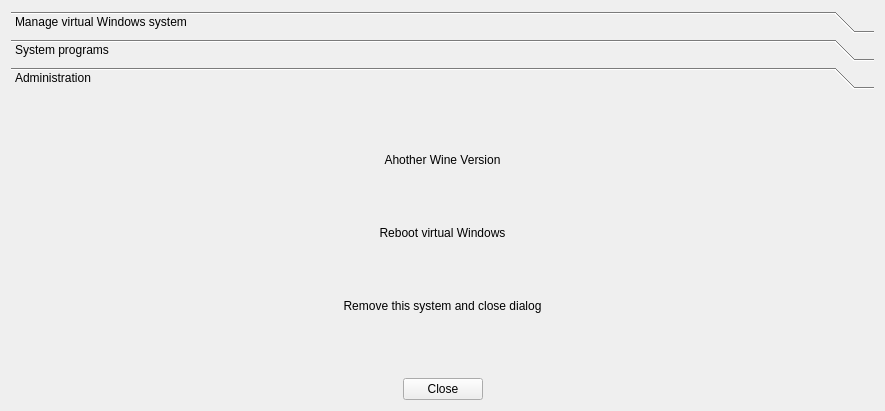
<?xml version="1.0" encoding="UTF-8"?>
<ui version="4.0">
 <class>PrefixDialog</class>
 <widget class="QDialog" name="PrefixDialog">
  <property name="geometry">
   <rect>
    <x>0</x>
    <y>0</y>
    <width>885</width>
    <height>411</height>
   </rect>
  </property>
  <property name="windowTitle">
   <string>Dialog</string>
  </property>
  <property name="windowIcon">
   <iconset>
    <normaloff>:/desktop/winegame.png</normaloff>:/desktop/winegame.png</iconset>
  </property>
  <layout class="QVBoxLayout" name="verticalLayout">
   <item>
    <widget class="QToolBox" name="toolBox">
     <property name="currentIndex">
      <number>2</number>
     </property>
     <widget class="QWidget" name="page">
      <property name="geometry">
       <rect>
        <x>0</x>
        <y>0</y>
        <width>867</width>
        <height>283</height>
       </rect>
      </property>
      <attribute name="label">
       <string>Manage virtual Windows system</string>
      </attribute>
      <layout class="QVBoxLayout" name="verticalLayout_2">
       <item>
        <layout class="QGridLayout" name="gridLayout_3">
         <item row="0" column="2" rowspan="4">
          <widget class="QLabel" name="label">
           <property name="text">
            <string>&lt;!DOCTYPE HTML PUBLIC &quot;-//W3C//DTD HTML 4.0//EN&quot; &quot;http://www.w3.org/TR/REC-html40/strict.dtd&quot;&gt;
&lt;html&gt;&lt;head&gt;&lt;meta name=&quot;qrichtext&quot; content=&quot;1&quot; /&gt;&lt;style type=&quot;text/css&quot;&gt;
p, li { white-space: pre-wrap; }
&lt;/style&gt;&lt;/head&gt;&lt;body style=&quot; font-family:'Droid Sans'; font-size:9pt; font-weight:400; font-style:normal;&quot;&gt;
&lt;p style=&quot; margin-top:0px; margin-bottom:0px; margin-left:0px; margin-right:0px; -qt-block-indent:0; text-indent:0px;&quot;&gt;This dialog helps you to manage your virtual Windows system (a place where you installed this app).&lt;/p&gt;
&lt;p style=&quot; margin-top:0px; margin-bottom:0px; margin-left:0px; margin-right:0px; -qt-block-indent:0; text-indent:0px;&quot;&gt;Click &amp;quot;&lt;span style=&quot; font-weight:600;&quot;&gt;System programs&lt;/span&gt;&amp;quot;, if you want to run:&lt;/p&gt;
&lt;p style=&quot; margin-top:0px; margin-bottom:0px; margin-left:0px; margin-right:0px; -qt-block-indent:0; text-indent:0px;&quot;&gt;* Control Panel&lt;/p&gt;
&lt;p style=&quot; margin-top:0px; margin-bottom:0px; margin-left:0px; margin-right:0px; -qt-block-indent:0; text-indent:0px;&quot;&gt;* Registry Editor&lt;/p&gt;
&lt;p style=&quot; margin-top:0px; margin-bottom:0px; margin-left:0px; margin-right:0px; -qt-block-indent:0; text-indent:0px;&quot;&gt;* Configurator (aka winecfg)&lt;/p&gt;
&lt;p style=&quot; margin-top:0px; margin-bottom:0px; margin-left:0px; margin-right:0px; -qt-block-indent:0; text-indent:0px;&quot;&gt;* Windows File Manager&lt;/p&gt;
&lt;p style=&quot; margin-top:0px; margin-bottom:0px; margin-left:0px; margin-right:0px; -qt-block-indent:0; text-indent:0px;&quot;&gt;Click &amp;quot;&lt;span style=&quot; font-weight:600;&quot;&gt;Administration&lt;/span&gt;&amp;quot;, if you want to delete this Windows with your app, or back up it.&lt;/p&gt;
&lt;p style=&quot; margin-top:0px; margin-bottom:0px; margin-left:0px; margin-right:0px; -qt-block-indent:0; text-indent:0px;&quot;&gt;Click &lt;span style=&quot; font-weight:600;&quot;&gt;buttons right&lt;/span&gt; to run your Linux file manager with drive C, or run EXE in this virtual&lt;/p&gt;
&lt;p style=&quot;-qt-paragraph-type:empty; margin-top:0px; margin-bottom:0px; margin-left:0px; margin-right:0px; -qt-block-indent:0; text-indent:0px;&quot;&gt;&lt;/p&gt;&lt;/body&gt;&lt;/html&gt;</string>
           </property>
          </widget>
         </item>
         <item row="0" column="3">
          <spacer name="horizontalSpacer">
           <property name="orientation">
            <enum>Qt::Horizontal</enum>
           </property>
           <property name="sizeHint" stdset="0">
            <size>
             <width>40</width>
             <height>20</height>
            </size>
           </property>
          </spacer>
         </item>
         <item row="2" column="0">
          <widget class="QPushButton" name="cmdEXE">
           <property name="text">
            <string>Run EXE</string>
           </property>
           <property name="default">
            <bool>true</bool>
           </property>
          </widget>
         </item>
         <item row="1" column="0">
          <widget class="QPushButton" name="cmdC">
           <property name="text">
            <string>View C: drive</string>
           </property>
          </widget>
         </item>
        </layout>
       </item>
      </layout>
     </widget>
     <widget class="QWidget" name="page_2">
      <property name="geometry">
       <rect>
        <x>0</x>
        <y>0</y>
        <width>867</width>
        <height>283</height>
       </rect>
      </property>
      <attribute name="label">
       <string>System programs</string>
      </attribute>
      <layout class="QGridLayout" name="gridLayout">
       <item row="0" column="0">
        <widget class="QPushButton" name="cmdWinecfg">
         <property name="text">
          <string>Configurator (aka winecfg)</string>
         </property>
         <property name="flat">
          <bool>true</bool>
         </property>
        </widget>
       </item>
       <item row="1" column="0">
        <widget class="QPushButton" name="cmdReg">
         <property name="text">
          <string>Registry Editor</string>
         </property>
         <property name="flat">
          <bool>true</bool>
         </property>
        </widget>
       </item>
       <item row="2" column="0">
        <widget class="QPushButton" name="cmdFM">
         <property name="text">
          <string>File Manager</string>
         </property>
         <property name="flat">
          <bool>true</bool>
         </property>
        </widget>
       </item>
       <item row="3" column="0">
        <widget class="QPushButton" name="cmdControl">
         <property name="text">
          <string>Control Panel</string>
         </property>
         <property name="flat">
          <bool>true</bool>
         </property>
        </widget>
       </item>
       <item row="5" column="0">
        <widget class="QPushButton" name="cmdTask">
         <property name="text">
          <string>Task Manager</string>
         </property>
         <property name="flat">
          <bool>true</bool>
         </property>
        </widget>
       </item>
       <item row="8" column="0">
        <widget class="QPushButton" name="cmdUninst">
         <property name="text">
          <string>Install/Remove programs</string>
         </property>
         <property name="flat">
          <bool>true</bool>
         </property>
        </widget>
       </item>
       <item row="6" column="0">
        <widget class="QPushButton" name="cmdWP">
         <property name="text">
          <string>WordPad</string>
         </property>
         <property name="flat">
          <bool>true</bool>
         </property>
        </widget>
       </item>
       <item row="9" column="0">
        <widget class="QPushButton" name="cmdTerm">
         <property name="text">
          <string>Command Line Terminal</string>
         </property>
         <property name="flat">
          <bool>true</bool>
         </property>
        </widget>
       </item>
       <item row="7" column="0">
        <widget class="QPushButton" name="cmdNotepad">
         <property name="text">
          <string>Notepad</string>
         </property>
         <property name="flat">
          <bool>true</bool>
         </property>
        </widget>
       </item>
      </layout>
     </widget>
     <widget class="QWidget" name="page_3">
      <property name="geometry">
       <rect>
        <x>0</x>
        <y>0</y>
        <width>867</width>
        <height>283</height>
       </rect>
      </property>
      <attribute name="label">
       <string>Administration</string>
      </attribute>
      <layout class="QGridLayout" name="gridLayout_2">
       <item row="1" column="0">
        <widget class="QPushButton" name="cmdBoot">
         <property name="text">
          <string>Reboot virtual Windows</string>
         </property>
         <property name="flat">
          <bool>true</bool>
         </property>
        </widget>
       </item>
       <item row="0" column="0">
        <widget class="QPushButton" name="cmdTest">
         <property name="text">
          <string>Ahother Wine Version</string>
         </property>
         <property name="flat">
          <bool>true</bool>
         </property>
        </widget>
       </item>
       <item row="2" column="0">
        <widget class="QPushButton" name="cmdRemove">
         <property name="text">
          <string>Remove this system and close dialog</string>
         </property>
         <property name="flat">
          <bool>true</bool>
         </property>
        </widget>
       </item>
      </layout>
     </widget>
    </widget>
   </item>
   <item>
    <widget class="QDialogButtonBox" name="buttonBox">
     <property name="orientation">
      <enum>Qt::Horizontal</enum>
     </property>
     <property name="standardButtons">
      <set>QDialogButtonBox::Close</set>
     </property>
     <property name="centerButtons">
      <bool>true</bool>
     </property>
    </widget>
   </item>
  </layout>
 </widget>
 <resources/>
 <connections>
  <connection>
   <sender>buttonBox</sender>
   <signal>accepted()</signal>
   <receiver>PrefixDialog</receiver>
   <slot>accept()</slot>
   <hints>
    <hint type="sourcelabel">
     <x>248</x>
     <y>254</y>
    </hint>
    <hint type="destinationlabel">
     <x>157</x>
     <y>274</y>
    </hint>
   </hints>
  </connection>
  <connection>
   <sender>buttonBox</sender>
   <signal>rejected()</signal>
   <receiver>PrefixDialog</receiver>
   <slot>reject()</slot>
   <hints>
    <hint type="sourcelabel">
     <x>316</x>
     <y>260</y>
    </hint>
    <hint type="destinationlabel">
     <x>286</x>
     <y>274</y>
    </hint>
   </hints>
  </connection>
 </connections>
</ui>
